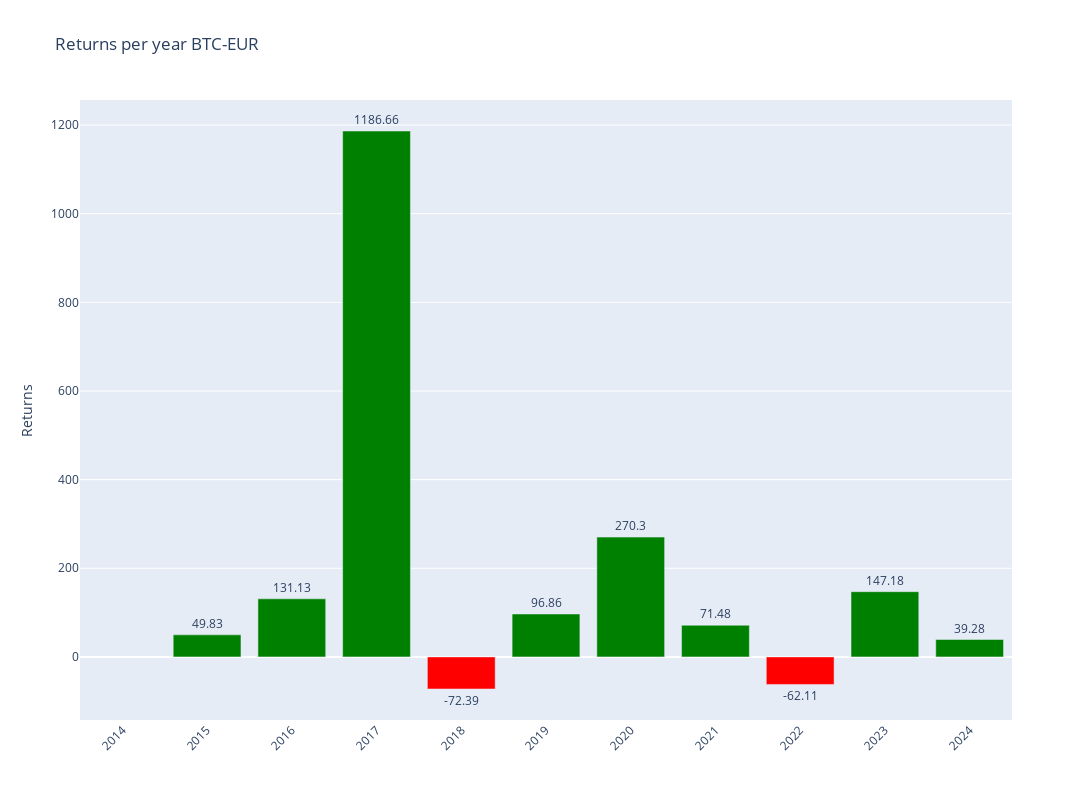

Write notebook code for a chart like this one.
### Code cell
# Plotly
fig = make_subplots()

# Add colors
colors = ['green' if x >= 0 else 'red' for x in annual_data['Return']]

# Graph (1,1)
fig.add_trace(go.Bar(y=annual_data['Return'],x=annual_data['Return'].index,text=round(annual_data['Return'],2),textposition='outside',marker_color=colors,hoverinfo='skip'),row=1,col=1)

# Update xaxis properties
fig.update_yaxes(title_text="Returns", row=1, col=1)

fig.update_layout(xaxis=dict(tickvals=annual_data.index,tickangle=-45),height=800, width=1300,title=f"Returns per year {ticker}")

fig.show()

### Figure 1 — Plotly figure (JSON) as saved in the notebook; plotly's stock layout.template omitted (floating-point values rounded to 4 significant figures)
{"data": [{"hoverinfo": "skip", "marker": {"color": ["red", "green", "green", "green", "red", "green", "green", "green", "red", "green", "green"]}, "text": [null, 49.83, 131.1, 1187.0, -72.39, 96.86, 270.3, 71.48, -62.11, 147.2, 39.28], "textposition": "outside", "type": "bar", "x": [2014, 2015, 2016, 2017, 2018, 2019, 2020, 2021, 2022, 2023, 2024], "xaxis": "x", "y": [null, 49.83, 131.1, 1187.0, -72.39, 96.86, 270.3, 71.48, -62.11, 147.2, 39.28], "yaxis": "y"}], "layout": {"height": 800, "title": {"text": "Returns per year BTC-EUR"}, "width": 1300, "xaxis": {"anchor": "y", "domain": [0, 1], "tickangle": -45, "tickvals": [2014, 2015, 2016, 2017, 2018, 2019, 2020, 2021, 2022, 2023, 2024]}, "yaxis": {"anchor": "x", "domain": [0, 1], "title": {"text": "Returns"}}}}
